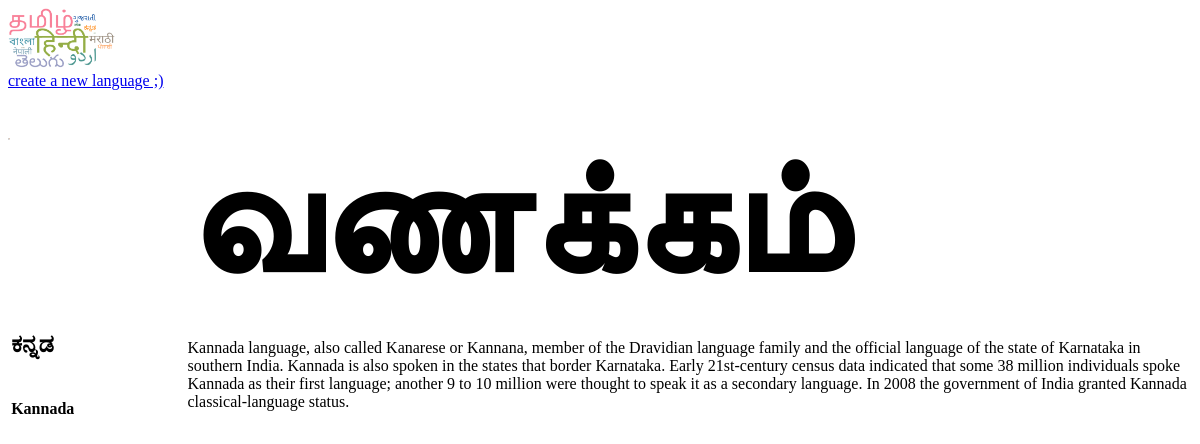
The page /language/kannada/ on the database its author committed.
### language/models.py (models this page shows, shortened)
class Language(models.Model):
    name = models.CharField(max_length=20)
    nameInNativeScript = models.CharField(max_length=20)
    greetingInNativeScript = models.CharField(max_length=20)
    description = models.TextField()
    date = models.DateTimeField(auto_now_add=True)
    thumb = models.ImageField(default="default.png",blank=True)
    slug = models.SlugField()

### language/views.py (the view)
# urls.py: path('<slug:slug>/', views.languageDetail, name="detail"),
def languageDetail(request, slug):
    language =  Language.objects.get(slug=slug)
    return render(request, "language/languageDetail.html",{"language":language})

### language/templates/language/languageDetail.html (shortened to what this page needs)
{% extends "common.html" %}
{% block content %}
<div class="languageCard">
    <div id="gridImage">
    </div>
    <div id="gridGreeting">
        {{ language.greetingInNativeScript }}
    </div>
    <div id="gridName">
        <div>
            <h2>
                {{ language.nameInNativeScript }}
            </h2>
        </div>
        <div>
            <h4>
                {{ language.name }}
            </h4>
        </div>
    </div>
    <div id="gridDescription">
        {{ language.description }}
    </div>
</div>
{% endblock %}

### assets/styles.css (style rules this page uses)
body { color: "black"; min-height: 100%; }
.languageCard { display: grid; grid-template-columns: auto auto; }
#gridImage { grid-column-start: 1; grid-column-end: 2; min-width: 10%; max-width: 10%; }
#gridGreeting { display: flex; justify-content: flex-start; align-items: flex-end; padding-left: 2%; grid-column-start: 2; grid-column-end: 3; font-size: 10em; font-weight: 800; }
#gridName { display: flex; flex-direction: column; align-items: space-around;; padding-left: 2%; grid-column-start: 1; grid-column-end: 2; }
#gridDescription { display: flex; flex-direction: column; justify-content: space-around; align-items: flex-end; padding-left: 2%; grid-column-start: 2; grid-column-end: 3; }

### rows shown on the page
Language: greetingInNativeScript "வணக்கம்", nameInNativeScript "ಕನ್ನಡ", name "Kannada", description "Kannada language, also called Kanarese or Kannana, member of the Dravidian language family and the official language of the state of Karnataka in southern India. Kannada is also spoken in the states that border Karnataka. Early 21st-century census data indicated that some 38 million individuals spoke Kannada as their first language; another 9 to 10 million were thought to speak it as a secondary language. In 2008 the government of India granted Kannada classical-language status."
